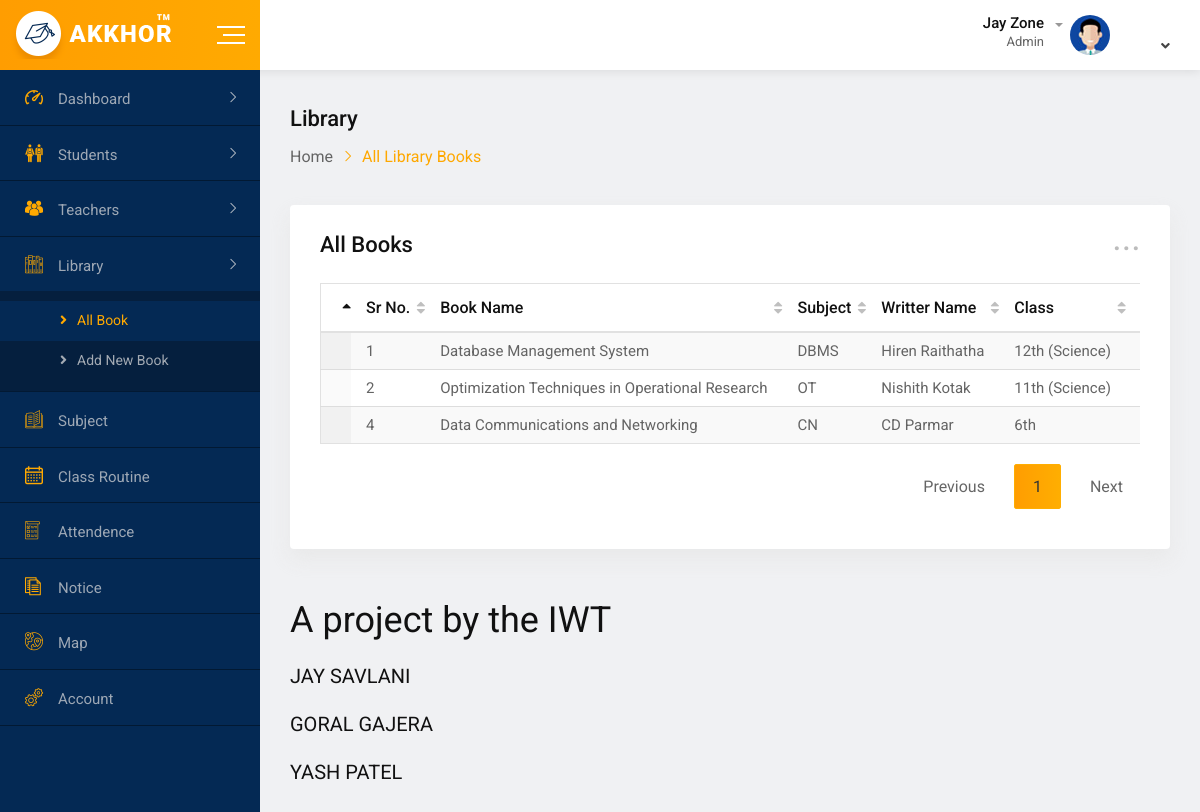
/all-book.php (signed in), run on the app's committed database.
### tables this page shows
CREATE TABLE `add_account` (
  `fname` varchar(20) NOT NULL,
  `lname` varchar(20) NOT NULL,
  `admin_type` varchar(15) NOT NULL,
  `gender` varchar(10) NOT NULL,
  `bdate` date NOT NULL,
  `religion` varchar(15) NOT NULL,
  `join_date` date NOT NULL,
  `email` varchar(25) NOT NULL,
  `password` varchar(100) NOT NULL,
  `id` int(15) NOT NULL,
  `phone` varchar(15) NOT NULL,
  `address` varchar(100) NOT NULL
);

CREATE TABLE `add_book` (
  `id` int(11) NOT NULL,
  `book_name` varchar(200) NOT NULL,
  `subject` varchar(30) NOT NULL,
  `writter_name` varchar(200) NOT NULL,
  `class` varchar(25) NOT NULL,
  `pub_year` int(4) NOT NULL,
  `up_date` date NOT NULL
);

### session.php (called while the page is built, shortened)
<?php
   include('connection.php');
   $user_check = $_SESSION['login_user'];
   $ses_sql = mysqli_query($conn,"select email from add_account where email = '$user_check' ");
   $row = mysqli_fetch_array($ses_sql,MYSQLI_ASSOC);
   $login_session = $row['email'];
?>

### all-book.php (the view, shortened to what this page needs)
<?php
    include('connection.php');
    $sql = "SELECT * FROM add_book";
    $result = mysqli_query($conn,$sql);
    include('session.php');
    $sql1="select id,fname,admin_type from add_account where email='$login_session'";
    $result5=mysqli_query($conn,$sql1);
    $row1=mysqli_fetch_assoc($result5);
?>
<html class="no-js" lang="">
<head>
    <link rel="stylesheet" href="css/normalize.css">
    <link rel="stylesheet" href="css/main.css">
    <link rel="stylesheet" href="css/bootstrap.min.css">
    <link rel="stylesheet" href="css/all.min.css">
    <link rel="stylesheet" href="fonts/flaticon.css">
    <link rel="stylesheet" href="css/animate.min.css">
    <link rel="stylesheet" href="css/jquery.dataTables.min.css">
    <link rel="stylesheet" href="style.css">
</head>
<body>
    <div id="wrapper" class="wrapper bg-ash">
        <div class="navbar navbar-expand-md header-menu-one bg-light">
            <div class="nav-bar-header-one">
                <div class="header-logo">
                    <a href="index.php">
                        <img src="img/logo.png" alt="logo">
                    </a>
                </div>
                  <div class="toggle-button sidebar-toggle">
                    <button type="button" class="item-link">
                        <span class="btn-icon-wrap">
                            <span></span>
                            <span></span>
                            <span></span>
                        </span>
                    </button>
                </div>
            </div>
            <div class="header-main-menu collapse navbar-collapse" id="mobile-navbar">
                <ul class="navbar-nav">
                    <li class="navbar-item header-search-bar">
                        <div class="input-group stylish-input-group">
                        </div>
                    </li>
                </ul>
                <ul class="navbar-nav">
                    <li class="navbar-item dropdown header-admin">
                        <a class="navbar-nav-link dropdown-toggle" href="#" role="button" data-toggle="dropdown"
                            aria-expanded="false">
                            <div class="admin-title">
                                <h5 class="item-title"><?php echo $row1['fname']; ?> Zone</h5>
                                <span><?php echo $row1['admin_type']; ?></span>
                            </div>
                            <div class="admin-img">
                                <img src="img/figure/admin.jpg" alt="Admin">
                            </div>
                        </a>
                    </li>
                </ul>
            </div>
        </div>
        <div class="dashboard-page-one">
           <div class="sidebar-main sidebar-menu-one sidebar-expand-md sidebar-color">
                <div class="sidebar-menu-content">
                    <ul class="nav nav-sidebar-menu sidebar-toggle-view">
                        <li class="nav-item sidebar-nav-item">
                            <a href="#" class="nav-link"><i class="flaticon-dashboard"></i><span>Dashboard</span></a>
                        </li>
                        <li class="nav-item sidebar-nav-item">
                            <a href="#" class="nav-link"><i class="flaticon-classmates"></i><span>Students</span></a>
                        </li>
                        <li class="nav-item sidebar-nav-item">
                            <a href="#" class="nav-link"><i class="flaticon-multiple-users-silhouette"></i><span>Teachers</span></a>
                        </li>
                        <li class="nav-item sidebar-nav-item">
                            <a href="#" class="nav-link"><i class="flaticon-books"></i><span>Library</span></a>
                            <ul class="nav sub-group-menu sub-group-active">
                                <li class="nav-item">
                                    <a href="all-book.php" class="nav-link menu-active"><i class="fas fa-angle-right"></i>All Book</a>
                                </li>
                                <li class="nav-item">
                                    <a href="add-book.php" class="nav-link"><i class="fas fa-angle-right"></i>Add New Book</a>
                                </li>
                            </ul>
                        </li>
                        <li class="nav-item">
                            <a href="all-subject.php" class="nav-link"><i class="flaticon-open-book"></i><span>Subject</span></a>
                        </li>
                        <li class="nav-item">
                            <a href="class-routine.php" class="nav-link"><i class="flaticon-calendar"></i><span>Class Routine</span></a>
                        </li>
                        <li class="nav-item">
                            <a href="student-attendence.php" class="nav-link"><i class="flaticon-checklist"></i><span>Attendence</span></a>
                        </li>
                        <li class="nav-item">
                            <a href="notice-board.php" class="nav-link"><i class="flaticon-script"></i><span>Notice</span></a>
                        </li>
                        <li class="nav-item">
                            <a href="map.php" class="nav-link"><i class="flaticon-planet-earth"></i><span>Map</span></a>
                        </li>
                        <li class="nav-item">
                            <a href="account-settings.php" class="nav-link"><i class="flaticon-settings"></i><span>Account</span></a>
                        </li>
                    </ul>
                </div>
            </div>
            <div class="dashboard-content-one">
                <div class="breadcrumbs-area">
                    <h3>Library</h3>
                    <ul>
                        <li>
                            <a href="index.php">Home</a>
                        </li>
                        <li>All Library Books</li>
                    </ul>
                </div>
                <div class="card height-auto">
                    <div class="card-body">
                        <div class="heading-layout1">
                            <div class="item-title">
                                <h3>All Books</h3>
                            </div>
                           <div class="dropdown">
                                <a class="dropdown-toggle" href="#" role="button"
                                data-toggle="dropdown" aria-expanded="false">...</a>
                            </div>
                        </div>
                        <div class="table-responsive">
                            <table class="table display data-table text-nowrap">
                                <thead>
                                    <tr>
                                        <th></th>
                                        <th>Sr No.</th>
                                        <th>Book Name</th>
                                        <th>Subject</th>
                                        <th>Writter Name</th>
                                        <th>Class</th>
                                        <th>Published Year</th>
                                    </tr>
                                </thead>
                                <tbody>
                                    <?php
                                        while($rows=$result->fetch_assoc())
                                        {
                                    ?>
                                    <tr>
                                        <td></td>
                                        <td><?php echo $rows['id'];?></td>
                                        <td><?php echo $rows['book_name'];?></td>
                                        <td><?php echo $rows['subject'];?></td>
                                        <td><?php echo $rows['writter_name'];?></td>
                                        <td><?php echo $rows['class'];?></td>
                                        <td><?php echo $rows['pub_year'];?></td>
                                    </tr>
                                    <?php
                                        }
                                    ?>
                                </tbody>
                            </table>
                        </div>
                    </div>
                </div>
                <footer class="footer-wrap-layout1">
                    <h1>A project by the IWT </h1>
                    <h4>JAY SAVLANI</h4>
                    <h4>GORAL GAJERA</h4>
                    <h4>YASH PATEL</h4>
                </footer>
            </div>
        </div>
    </div>
</body>
</html>

### css/main.css (style rules this page uses)
html { color: #222; font-size: 1em; line-height: 1.4; }
audio, canvas, iframe, img, svg, video { vertical-align: middle; }

### data on the page
add_account: fname "Jay", admin_type "Admin"
add_book: id "1", book_name "Database Management System", subject "DBMS", writter_name "Hiren Raithatha", class "12th (Science)"
add_book: id "2", book_name "Optimization Techniques in Operational Research", subject "OT", writter_name "Nishith Kotak", class "11th (Science)"
add_book: id "4", book_name "Data Communications and Networking", subject "CN", writter_name "CD Parmar", class "6th"
